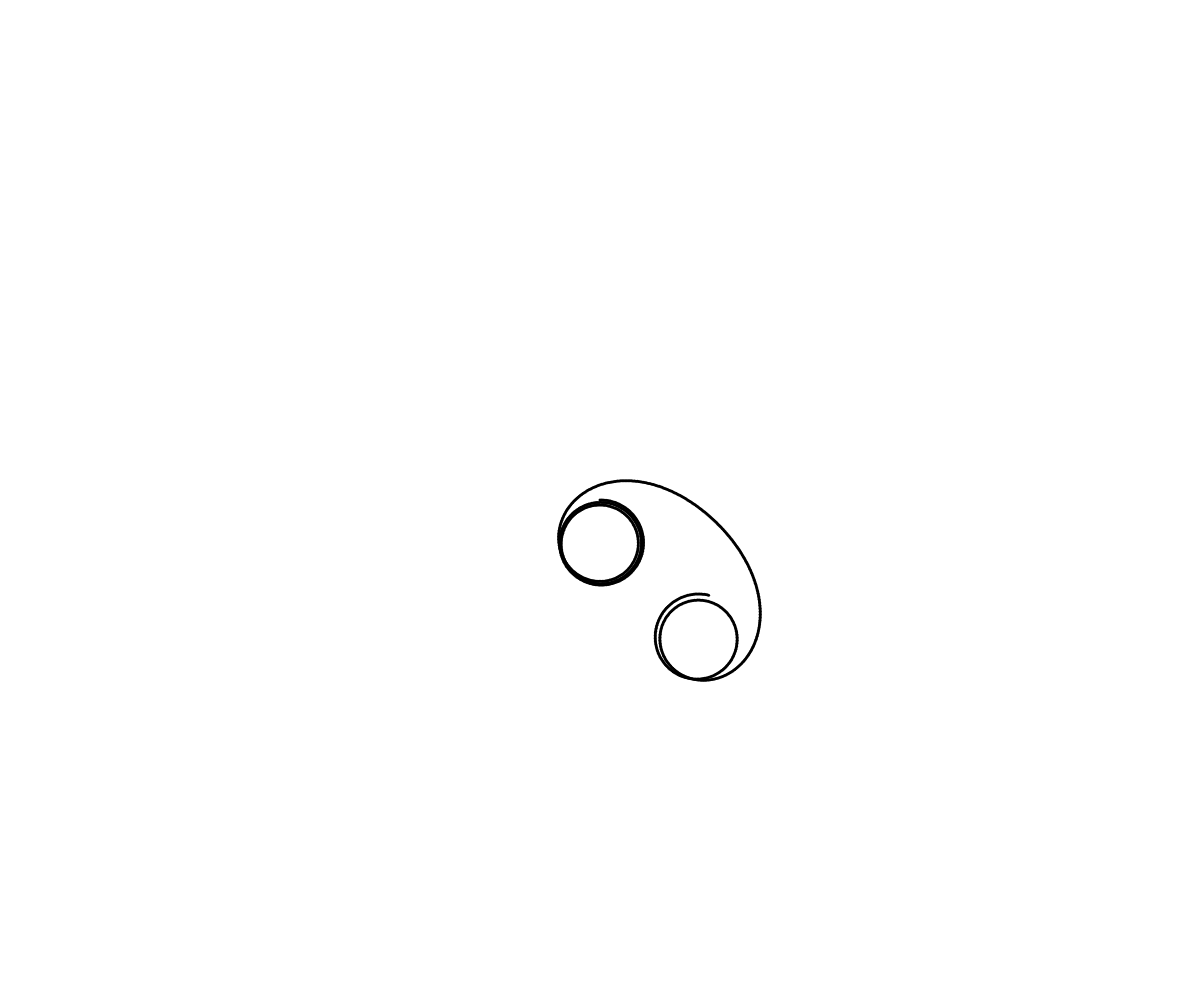
Frame 1 (no input)
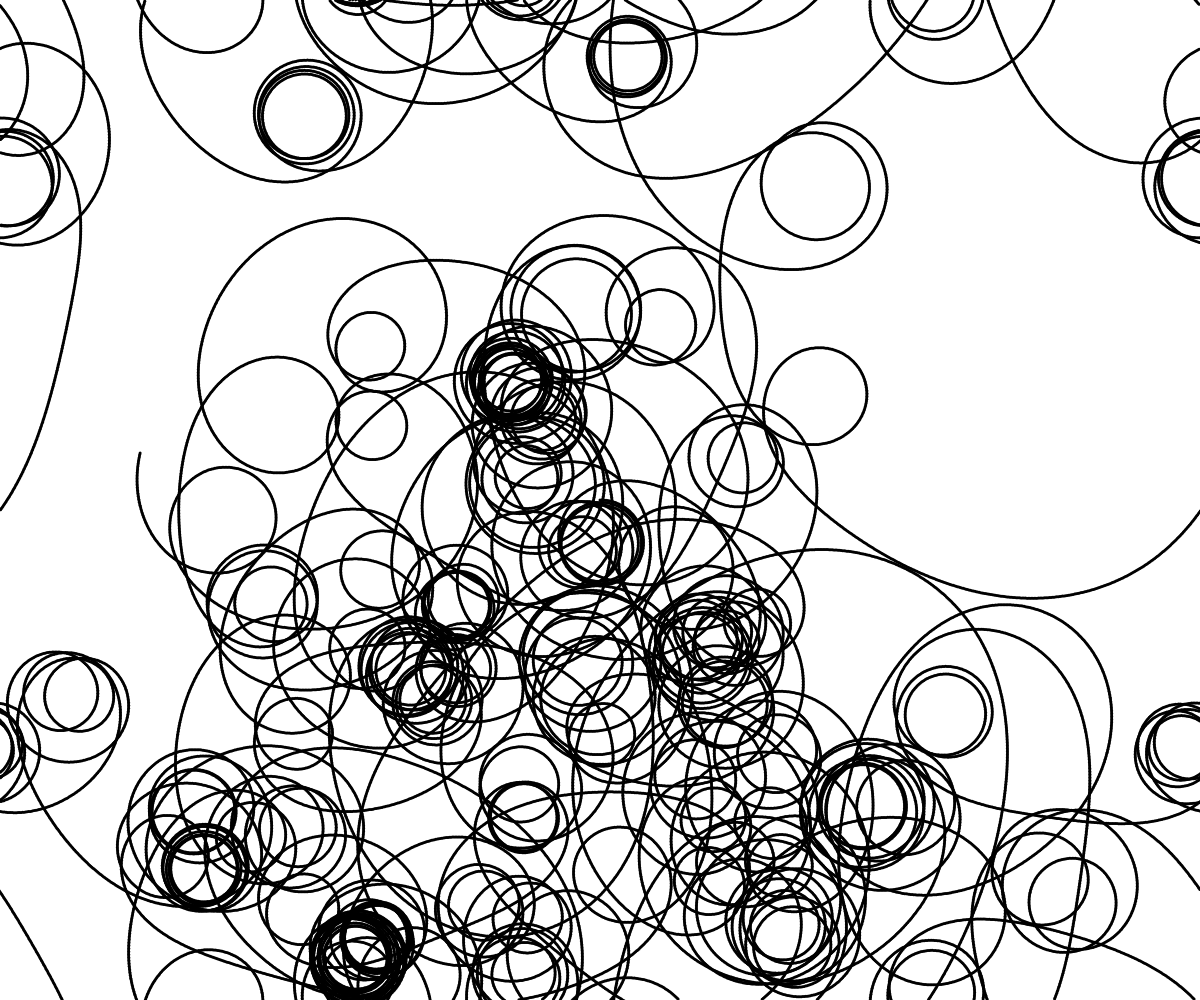
Frame 60 (no input)
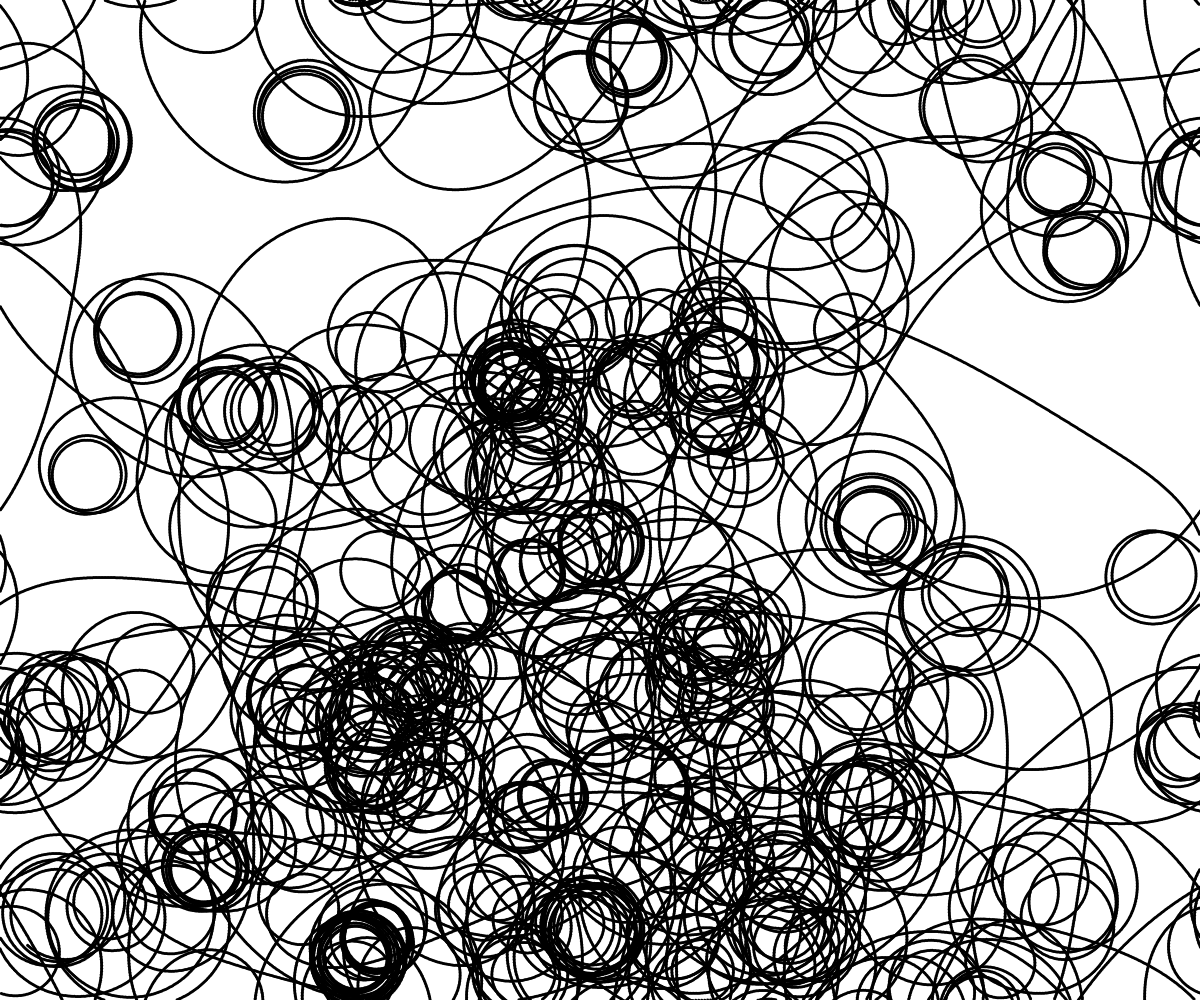
Frame 120 (the mouse pressed at the canvas centre since frame 60)

The p5.js sketch that drew these frames (run headless with seeded random() and noise() and a simulated clock; from frame 60 on, the mouse is pressed at the canvas centre):

// p5.js sketch
// ── sketch.js
let a = 0;
let time = 0;
const timeScale = .005;
const size = 3;
const dxy = 1.5;
const maxda = Math.PI/64;
let x,y;
const vnoiseGridStep = 1;
let vnoiseGridSize = 0;
const vnoiseGrid = [];

function populateVNoiseGrid(newSize=vnoiseGridSize) {
  for (let ox = vnoiseGridSize; ox < newSize; ox += vnoiseGridStep) {
    const row = [];
    vnoiseGrid.push(row);
    for (let oy = 0; oy < newSize; oy += vnoiseGridStep) {
      row.push(random());
    }
  }
  vnoiseGridSize = newSize;
}

const smoothstep = (x) => 3 * Math.pow(x, 2) - 2 * Math.pow(x, 3);

function vnoise(x=0, y=0) {
  const xi = x / vnoiseGridStep;
  const yi = y / vnoiseGridStep;
  const x1 = floor(xi);
  const x2 = floor(xi+1);
  const y1 = floor(yi);
  const y2 = floor(yi+1);
  if(x2>=vnoiseGridSize||y2>=vnoiseGridSize) {
    populateVNoiseGrid(max(x2,y2)+1);
  }
  const v1 = vnoiseGrid[x1][y1];
  const v2 = vnoiseGrid[x2][y1];
  const v3 = vnoiseGrid[x1][y2];
  const v4 = vnoiseGrid[x2][y2];
  const xfrac = fract(xi);
  const yfrac = fract(yi);
  const xpos = smoothstep(xfrac);
  const ypos = smoothstep(yfrac);
  const v12 = lerp(v1, v2, xpos);
  const v34 = lerp(v3, v4, xpos);
  return lerp(v12, v34, ypos);
}

function setup() {
  createCanvas(innerWidth, innerHeight);
  x = width/2;
  y = height/2;
  noStroke();
  fill(0);
  background(255);
}

function draw() {
  for(let i=0;i<1000;i++) {
    circle(x,y,size);
    x += dxy*cos(a);
    y += dxy*sin(a);
    if(x>width||x<0) x=width-x;
    if(y>height||y<0) y=height-y;
    a += vnoise(time*timeScale)*maxda;
    time += 1;
  }
}
